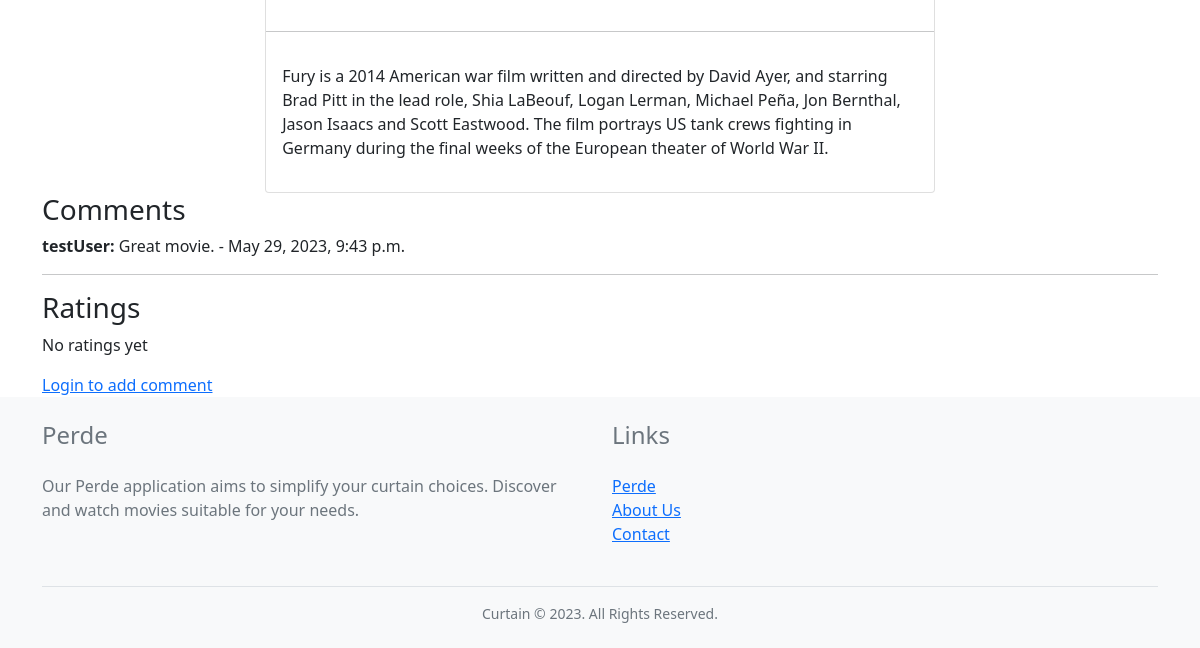
The page /movie/Fury (lower part) on the database as committed earlier.
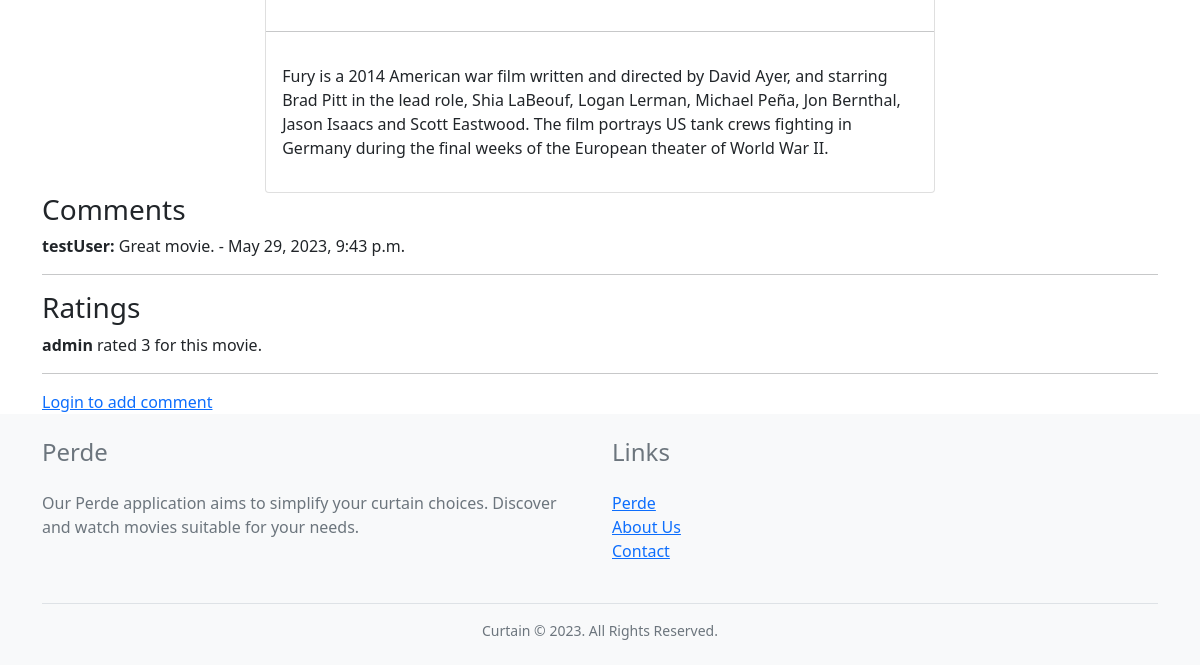
The same page on the database as committed later.
### HomeApp/models.py (models this page shows, shortened)
class Comment(models.Model):
    user = models.ForeignKey('auth.User', on_delete=models.CASCADE, verbose_name='User')
    movie = models.ForeignKey(Movie, on_delete=models.CASCADE, related_name='comments')
    comment = models.TextField()
    created_date = models.DateTimeField(auto_now_add=True)

class Rating(models.Model):
    user = models.ForeignKey('auth.User', on_delete=models.CASCADE, verbose_name='User')
    movie = models.ForeignKey(Movie, on_delete=models.CASCADE, related_name='ratings')
    rating = models.IntegerField()

### HomeApp/views.py (the view)
# urls.py: path('movie/<str:movie_name>', HomeApp.views.movie, name='movie'),
def movie(request, movie_name):
    movie_name = movie_name.lower().capitalize()
    comments = Movie.objects.get(title=movie_name).comments.all()
    return render(request, 'movie.html', {'movie': Movie.objects.get(title=movie_name), 'comments': comments})

### HomeApp/models.py (called while the page is built)
    def __str__(self):
        return self.name

### HomeApp/templates/movie.html (shortened to what this page needs)
{% extends 'base.html' %}
{% block content %}
<div class="container">
    <div class="row">
        <div class="col-12 d-flex justify-content-center">
            <div class="card" style="width: 60%;">
                <div class="p-3">
                </div>
                <hr>
                <div class="card-body">
                    <p>{{movie.description}}</p>
                </div>
              </div>
        </div>
        <h3>Comments</h3>
                {% if movie.comments.all %}
                {% for comment in movie.comments.all %}
                    <div>
                        <p>
                            <b>{{comment.user}}: </b>{{comment.comment}} - {{comment.created_date}}
                        </p>
                        <hr>
                    </div>
                {% endfor %}
                {% else %}
                    <p>No comments yet</p>
                {% endif %}
                <h3>Ratings</h3>
                {% if movie.ratings.all %}
                {% for rating in movie.ratings.all %}
                    <div>
                        <p>
                            <b>{{rating.user}}</b> rated {{rating.rating}} for this movie.
                        </p>
                        <hr>
                    </div>
                {% endfor %}
                {% else %}
                    <p>No ratings yet</p>
                {% endif %}
                {% if user.is_authenticated %}
                    <h3>Add Comment</h3>
                    <form action="{% url 'add-comment' movie.title %}" method="POST">
                    {% csrf_token %}
                    <div>
                        <textarea name="comment" id="comment" cols="30" rows="10"></textarea>
                        <br>
                        <input type="submit" value="Add Comment">
                    </div>
                    </form>
                    <h3>Rating</h3>
                    <form action="{% url 'rate' movie.title %}" method="POST">
                    {% csrf_token %}
                    <div>
                        <input type="number" name="rating" id="rating" min="1" max="5">
                        <br>
                        <input type="submit" value="Rate">
                    </div>
                    </form>
                {% else %}
                    <a href="{% url 'login' %}">Login to add comment</a>
                {% endif %}
    </div>
</div>
{% endblock %}

Rows that differ between the two databases and show on the page:
added Rating: user "admin", rating "3"
Other text that changed with them:
text no longer shown: "No ratings yet"
